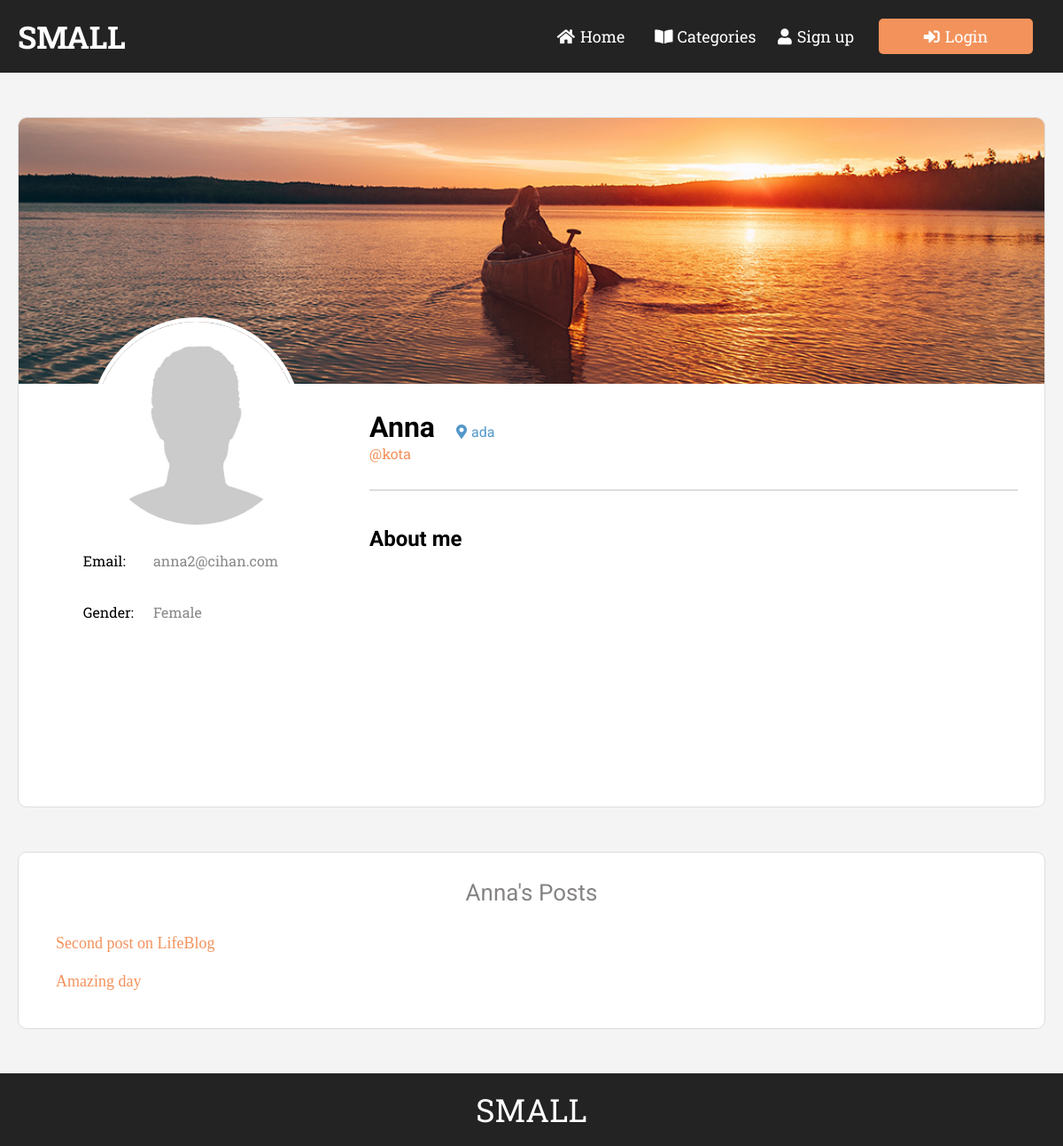
/others.php?id=3, run on the app's committed database.
### tables this page shows
CREATE TABLE `users` (
  `id` int(11) NOT NULL,
  `fname` varchar(255) NOT NULL,
  `uname` varchar(20) NOT NULL,
  `email` varchar(255) NOT NULL,
  `role` enum('Author','Admin') DEFAULT NULL,
  `password` varchar(255) NOT NULL,
  `city` varchar(255) DEFAULT NULL,
  `phone` varchar(255) DEFAULT NULL,
  `gender` enum('Male','Female','Other') DEFAULT NULL,
  `profile_pic` varchar(255) DEFAULT 'profileplaceholder.jpg',
  `about` text,
  `created_at` datetime DEFAULT '1970-01-01 12:01:01',
  `updated_at` timestamp NULL DEFAULT NULL ON UPDATE CURRENT_TIMESTAMP
);

CREATE TABLE `posts` (
  `id` int(11) NOT NULL,
  `user_id` int(11) DEFAULT NULL,
  `title` varchar(255) NOT NULL,
  `slug` varchar(255) NOT NULL,
  `views` int(11) NOT NULL DEFAULT '0',
  `image` varchar(255) NOT NULL DEFAULT 'defaultpostimg.png',
  `body` text NOT NULL,
  `published` tinyint(1) NOT NULL DEFAULT '0',
  `created_at` datetime NOT NULL DEFAULT '1970-01-01 12:01:01',
  `updated_at` timestamp NULL DEFAULT NULL ON UPDATE CURRENT_TIMESTAMP
);

### include/public_functions.php (called while the page is built, shortened)
<?php
function getPostListByUser($userid){
	global $conn;
	$id = $userid;
	$sql = "SELECT * FROM posts WHERE user_id = $id";
	$posts = mysqli_query($conn, $sql);
	return $posts;
}
function userById($userid){
	global $conn;
	$sql = "SELECT * FROM users WHERE id = '$userid' LIMIT 1";
	$result = mysqli_query($conn, $sql);
	$user = mysqli_fetch_assoc($result);
	return $user;
}
?>

### others.php (the view, shortened to what this page needs)
 <?php  include('config.php'); ?>
 <?php require_once( ROOT_PATH . '/include/public_functions.php')?>
<?php include('include/header_section.php')?>
<?php
if(isset($_GET['id'])){
    $guestId = $_GET['id'];
    $profile = userById($guestId);
  }
?>
  </head>
  <body>
<?php include('include/navbar.php')?>
<?php $posts = getPostListByUser($guestId) ?>
    <main>
      <div class="container">
        <div class="profile-card">
          <div class="profilecard-bg"></div>
          <div class="profilecard-bottom">
            <div class="profilecard-bottom-left">
              <img src="<?php echo BASE_URL . '/static/profile_img/' . $profile['profile_pic']?>" alt="pf" />
              <table>
                <tbody>
                  <tr>
                    <td>Email:</td>
                    <td class="per-info"><?php echo $profile['email'] ?></td>
                  </tr>
                  <tr>
                    <td>Gender:</td>
                    <td class="per-info"><?php echo $profile["gender"] ?></td>
                  </tr>
                </tbody>
              </table>
            </div>
            <div class="profilecard-bottom-right">
              <h1 class="main-profile-name"><?php echo $profile['fname'] ?></h1>
              <span class="location"
                ><i class="fas fa-map-marker-alt"></i><?php echo $profile["city"] ?></span
              >
              <h4 class="user-name">@<?php echo $profile['uname'] ?></h4>
              <hr />
              <h2 class="about-me-title">About me</h2>
            </div>
          </div>
        </div>
        <div class="my-posts">
          <h2><?php echo $profile['fname'] ."'s"?> Posts</h2>
          <table class="posts">
            <tbody>
              <?php foreach($posts as $post) :?>
                    <tr>
                      <td class='post-title'>
                        <a href='article.php?post-slug=<?php echo $post['slug']?>'><?php echo $post['title'] ?></a>
                      </td>
                     </tr>
              <?php endforeach ?>
            </tbody>
          </table>
        </div>
      </div>
    </main>
    <?php include('include/footer.php') ?>

### static/css/style.css (style rules this page uses)
:root { --slab: "Roboto Slab", serif; --regular: "Roboto", sans-serif; --primary: #f3925b; }
* { padding: 0; margin: 0; box-sizing: border-box; }
body { font-family: var(--regular); background: #f4f4f4; }
a { text-decoration: none; }
img { width: 100%; height: 100%; object-fit: cover; }
.container { max-width: 1400px; width: 100%; margin: auto; padding: 0 20px; }
.profile-card { width: 100%; height: 779px; background: #fff; border-radius: 10px; border: 1px solid #ddd; margin: 50px 0; overflow: hidden; }
.profilecard-bg { height: 300px; background: url("../img/5.jpg") no-repeat center center/cover; }
.profilecard-bottom { display: flex; height: 478px; }
.profilecard-bottom-left { position: relative; flex: 1; font-family: var(--slab); }
.profilecard-bottom-left img { position: absolute; width: 239px; height: 239px; border: 5px solid #fff; border-radius: 50%; top: -75px; left: 81px; }
.profilecard-bottom-left table { margin: 170px auto 10px; width: 60%; height: 117px; }
.profilecard-bottom-left table td { padding: 10px; }
.per-info { color: #888888; }
.profilecard-bottom-right { flex: 2; padding: 30px; }
.profilecard-bottom-right .main-profile-name { display: inline-block; }
.profilecard-bottom-right .location { margin-left: 20px; color: #5398ca; }
.profilecard-bottom-right hr { border: 1px solid #ddd; margin: 30px 0; }
.profilecard-bottom-right .location i { margin-right: 5px; }
.profilecard-bottom-right .user-name { font-family: var(--slab); color: var(--primary); font-weight: 400; }
.profilecard-bottom-right .about-me-title { margin: 40px 0 20px; }
.my-posts { background: #fff; border: 1px solid #ddd; padding: 30px; border-radius: 10px; margin-bottom: 50px; }
.my-posts h2 { text-align: center; font-size: 26px; color: #868383; font-weight: 400; margin-bottom: 20px; }
.my-posts .posts { width: 100%; }
.my-posts .posts td { padding: 10px; }
.my-posts .posts .post-title { width: 600px; }
.my-posts .posts .post-title a { color: var(--primary); font-family: slabs; font-size: 18px; }

### data on the page
users: profile_pic (placeholder picture), email "anna2@cihan.com", gender "Female", fname "Anna", city "ada", uname "kota"
posts: title "Second post on LifeBlog"
posts: title "Amazing day"
